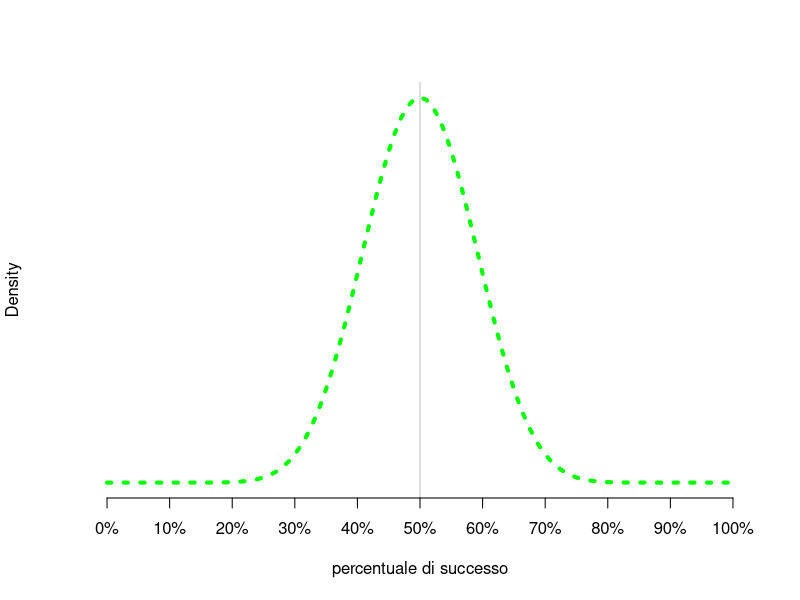
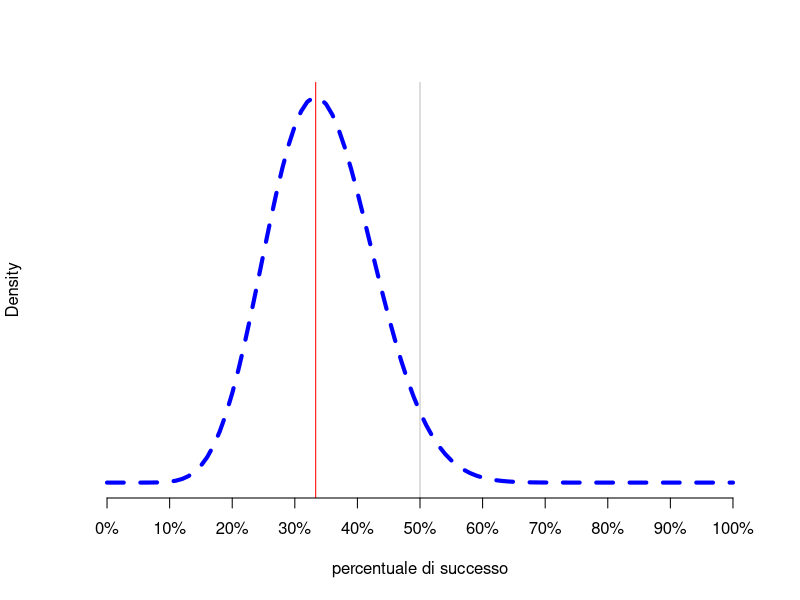
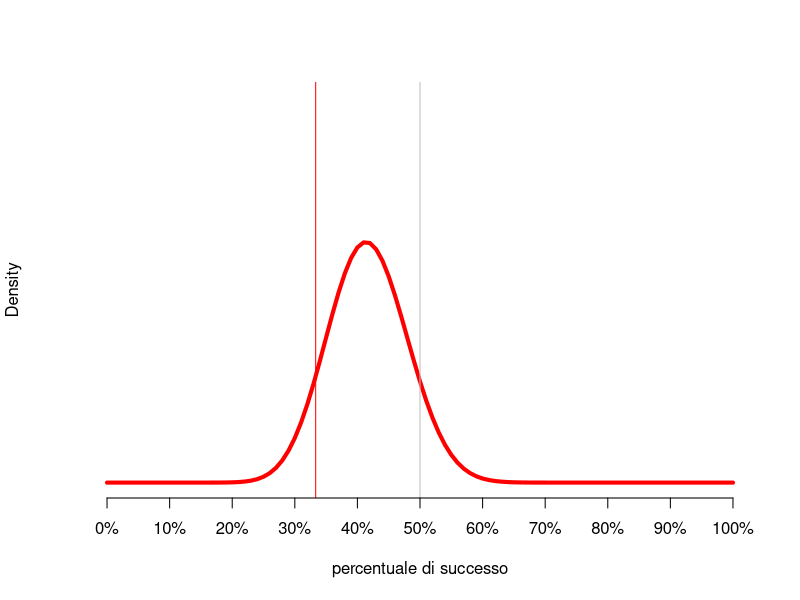

Reproduce these figures in R, in order. (Note: this script raises an error after producing the figures.)
## ---- chunk 1
# Presentazione preparata da Michele Scandola per il webinar
# della Società Italiana di PsicoFisiologia e neuroscienze cognitive (SIPF)
# del 30 aprile 2021
# 
# Licenza afl-3.0


knitr::opts_chunk$set(echo = FALSE)
## ---- chunk 2
curve(dbeta(x,15+1,15+1),add=FALSE,
        lty=3,lwd=4, col = "green",
        xlab="percentuale di successo",
        ylab="Density", axes = FALSE)
abline(v = 15/30, col = "grey")
axis(side = 1, at = seq(from = 0, to = 1, by = 0.1),
       labels = paste0(seq(from = 0, to = 100, by = 10), "%"))
## ---- chunk 3
successes <- 10##33%
failures  <- 20##77%
curve(dbeta(x,successes+1,failures+1),add=FALSE,lty=2,lwd=4,
        col = "blue",
        xlab="percentuale di successo",
        ylab="Density", axes = FALSE)
abline(v = 10/30, col = "red")
abline(v = 15/30, col = "grey")
axis(side = 1, at = seq(from = 0, to = 1, by = 0.1),
       labels = paste0(seq(from = 0, to = 100, by = 10), "%"))
## ---- chunk 4
successes <- 10##33%
failures  <- 20##77%
curve(dbeta(x,15+successes,15+failures), from=0, to=1,
        xlab="percentuale di successo",
        ylab="Density",lty=1,lwd=4, ylim = c(0,10),
        axes = FALSE, col = "red")
abline(v = 10/30, col = "red")
abline(v = 15/30, col = "grey")
axis(side = 1, at = seq(from = 0, to = 1, by = 0.1),
       labels = paste0(seq(from = 0, to = 100, by = 10), "%"))
## ---- chunk 5
renderPlot({
  a0 <- as.numeric(input$a)
  b0 <- 30 - a0
  
  successes <- 10##33%
  failures  <- 20##77%
  
  ## posterior
  curve(dbeta(x,a0+successes,b0+failures), from=0, to=1,
        xlab="percentuale di successo",
        ylab="Density",lty=1,lwd=4, ylim = c(0,10),
        axes = FALSE, col = "red")
  ## likelihood
  curve(dbeta(x,successes+1,failures+1),add=TRUE,lty=2,lwd=4,
        col = "blue")
  ## prior
  curve(dbeta(x,a0,b0),add=TRUE,lty=3,lwd=4, col = "green")
  legend(.7,10,c("Prior","Likelihood","Posterior"),
         lty=c(3,2,1),lwd=c(3,3,3),col=c("green","blue","red"))
  axis(side = 1, at = seq(from = 0, to = 1, by = 0.1),
       labels = paste0(seq(from = 0, to = 100, by = 10), "%"))
})

inputPanel(
  sliderInput("a", label = "Distribuzione a-priori dei successi:",
              min = 0, max = 30, value = 15, step = 1)
)
## ---- chunk 6
summary(cars)
